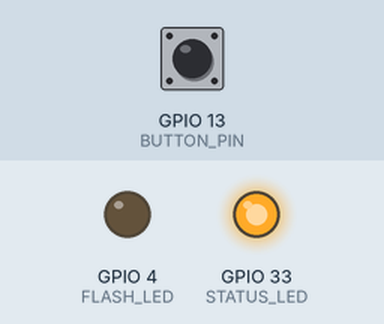
This sketch was run on a simulated ESP32. On the bench: output pins drawn as LEDs (lit = HIGH). Dashed ring = blinking. Inputs (shaded band) come from the test bench; at power-on: GPIO 13 (BUTTON_PIN) HIGH. WiFi joins after 1.5 s; servers stay silent unless stated; uploads are accepted with an empty reply; the camera gives no picture; what the sketch prints to the serial monitor is not drawn.

Above: at 3.1 s.
3.2 s: GPIO 13 (BUTTON_PIN) pulled LOW for 1 s
At 3.41 s:
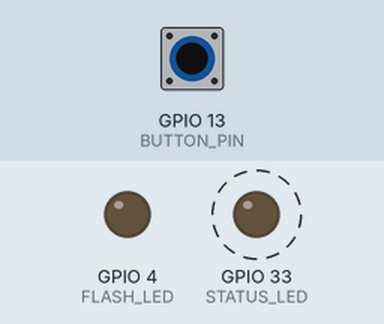
5.9 s: GPIO 13 (BUTTON_PIN) pulled LOW for 3.2 s
At 6.51 s:
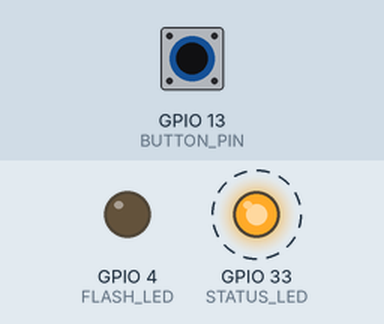
Timing chart, 0 to 10.2 s (numbered marks = the images above; inputs shaded):
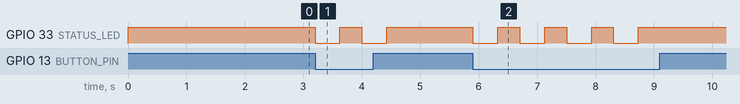

The sketch:

basira.ino
```cpp
/*
  بصيرة | Basira — نسخة الجوال (بدون لابتوب)
  ------------------------------------------------
  اللوحة: AI Thinker ESP32-CAM
  الفكرة:
   1) يضغط الكفيف الزر (GPIO13) فتلتقط الكاميرا صورة.
   2) ترسل الكاميرا الصورة بنفسها إلى Gemini عبر إنترنت نقطة اتصال الجوال.
   3) يعود الوصف العربي، فتنطقه صفحة بصيرة المفتوحة في متصفح الجوال
      عبر سماعة البلوتوث المقترنة بالجوال.

  قبل الرفع: انسخ config.example.h إلى config.h وضع فيه بياناتك.
  إعدادات Arduino IDE:
   Board: "AI Thinker ESP32-CAM" · PSRAM: Enabled · Partition: Huge APP (3MB No OTA)
*/

#include "esp_camera.h"
#include <WiFi.h>
#include <WiFiClientSecure.h>
#include <WebServer.h>
#include <ESPmDNS.h>
#include "mbedtls/base64.h"
#include "soc/soc.h"
#include "soc/rtc_cntl_reg.h"
#include "config.h"
#include "page.h"

// ---------- أطراف لوحة AI Thinker ----------
#define PWDN_GPIO_NUM 32
#define RESET_GPIO_NUM -1
#define XCLK_GPIO_NUM 0
#define SIOD_GPIO_NUM 26
#define SIOC_GPIO_NUM 27
#define Y9_GPIO_NUM 35
#define Y8_GPIO_NUM 34
#define Y7_GPIO_NUM 39
#define Y6_GPIO_NUM 36
#define Y5_GPIO_NUM 21
#define Y4_GPIO_NUM 19
#define Y3_GPIO_NUM 18
#define Y2_GPIO_NUM 5
#define VSYNC_GPIO_NUM 25
#define HREF_GPIO_NUM 23
#define PCLK_GPIO_NUM 22

#define BUTTON_PIN 13   // الزر بين GPIO13 و GND
#define FLASH_LED 4     // فلاش الكاميرا (نبقيه مطفأ)
#define STATUS_LED 33   // المصباح الأحمر الصغير على اللوحة (يعمل عند LOW)

// التعليمات التي تُرسل إلى Gemini مع كل صورة
const char* PROMPT =
  "أنت مساعد لشخص كفيف يرتدي نظارة بها كاميرا. صف ما أمامه بالعربية البسيطة القريبة من اللهجة السعودية "
  "في جملتين قصيرتين فقط. ابدأ بأهم شيء أمامه، واذكر أي عائق أو خطر واتجاهه (يمين، يسار، أمامك) ومسافته التقريبية. "
  "إن وُجد نص واضح فاقرأه. لا تستخدم رموزًا أو تنسيقًا.";

WebServer server(80);
SemaphoreHandle_t lock;
volatile bool busy = false;
uint32_t lastId = 0;
String lastText = "بصيرة جاهزة";
unsigned long lastPress = 0;

// ---------- أدوات صغيرة ----------
void appendUtf8(String& o, uint32_t cp) {
  if (cp < 0x80) o += (char)cp;
  else if (cp < 0x800) { o += (char)(0xC0 | (cp >> 6)); o += (char)(0x80 | (cp & 0x3F)); }
  else { o += (char)(0xE0 | (cp >> 12)); o += (char)(0x80 | ((cp >> 6) & 0x3F)); o += (char)(0x80 | (cp & 0x3F)); }
}

// يستخرج أول قيمة "key" نصية من رد JSON (يكفي لرد Gemini)
String jsonString(const String& r, const char* key, int from) {
  int p = r.indexOf(String("\"") + key + "\"", from);
  if (p < 0) return "";
  p = r.indexOf(':', p);
  p = r.indexOf('"', p) + 1;
  String o;
  for (int i = p; i < (int)r.length(); i++) {
    char c = r[i];
    if (c == '\\' && i + 1 < (int)r.length()) {
      char n = r[++i];
      if (n == 'n' || n == 'r' || n == 't') o += ' ';
      else if (n == 'u' && i + 4 < (int)r.length()) { appendUtf8(o, strtoul(r.substring(i + 1, i + 5).c_str(), nullptr, 16)); i += 4; }
      else o += n;
    } else if (c == '"') break;
    else o += c;
  }
  o.trim();
  return o;
}

String jsonEscape(const String& s) {
  String o;
  for (unsigned i = 0; i < s.length(); i++) {
    char c = s[i];
    if (c == '"' || c == '\\') { o += '\\'; o += c; }
    else if (c == '\n' || c == '\r') o += ' ';
    else o += c;
  }
  return o;
}

// ---------- إرسال الصورة إلى Gemini ----------
String askGemini(camera_fb_t* fb) {
  String head = String("{\"contents\":[{\"parts\":[{\"text\":\"") + PROMPT +
                "\"},{\"inline_data\":{\"mime_type\":\"image/jpeg\",\"data\":\"";
  const char* tail = "\"}}]}]}";
  size_t b64len = 4 * ((fb->len + 2) / 3);
  size_t total = head.length() + b64len + strlen(tail);

  WiFiClientSecure c;
  c.setInsecure();          // نسخة تجريبية: يُستحسن لاحقًا إضافة شهادة Google الجذرية
  c.setTimeout(25000);
  if (!c.connect("generativelanguage.googleapis.com", 443)) {
    Serial.println("فشل الاتصال بخادم Gemini");
    return "";
  }

  c.print(String("POST /v1beta/models/") + GEMINI_MODEL + ":generateContent HTTP/1.0\r\n" +
          "Host: generativelanguage.googleapis.com\r\n" +
          "x-goog-api-key: " + GEMINI_KEY + "\r\n" +
          "Content-Type: application/json\r\n" +
          "Content-Length: " + String(total) + "\r\n" +
          "Connection: close\r\n\r\n");
  c.print(head);

  // ترميز الصورة Base64 على دفعات صغيرة لتوفير الذاكرة
  const size_t IN = 3 * 256;
  unsigned char out[4 * 256 + 8];
  for (size_t i = 0; i < fb->len; i += IN) {
    size_t n = min(IN, fb->len - i), olen = 0;
    mbedtls_base64_encode(out, sizeof(out), &olen, fb->buf + i, n);
    c.write(out, olen);
  }
  c.print(tail);

  String resp;
  uint8_t buf[512];
  unsigned long t = millis();
  while ((c.connected() || c.available()) && millis() - t < 30000) {
    int n = c.read(buf, sizeof(buf));
    if (n > 0) { resp.concat((const char*)buf, n); t = millis(); }
    else delay(5);
  }
  c.stop();

  int body = resp.indexOf("\r\n\r\n");
  if (resp.indexOf(" 200 ") < 0 || body < 0) {
    Serial.println("رد غير متوقع من Gemini:");
    Serial.println(resp.substring(0, 600));
    String msg = jsonString(resp, "message", body < 0 ? 0 : body);
    return msg.length() ? "خطأ من الخدمة" : "";
  }
  return jsonString(resp, "text", body);
}

// ---------- مهمة الوصف (تعمل في الخلفية حتى تبقى صفحة الجوال متجاوبة) ----------
void describeTask(void*) {
  camera_fb_t* fb = esp_camera_fb_get();   // نتخلص من الإطار القديم
  if (fb) esp_camera_fb_return(fb);
  fb = esp_camera_fb_get();

  String txt;
  if (!fb) txt = "الكاميرا لا تستجيب، أعد تشغيل النظارة";
  else {
    Serial.printf("صورة بحجم %u بايت، جارٍ الإرسال...\n", fb->len);
    txt = askGemini(fb);
    esp_camera_fb_return(fb);
    if (txt.length() == 0) txt = "تعذر الوصف، تأكد من إنترنت الجوال وحاول مرة أخرى";
  }
  Serial.println("الوصف: " + txt);

  xSemaphoreTake(lock, portMAX_DELAY);
  lastText = txt;
  lastId++;
  xSemaphoreGive(lock);

  busy = false;
  digitalWrite(STATUS_LED, HIGH);
  vTaskDelete(NULL);
}

void startDescribe() {
  if (busy) return;
  busy = true;
  digitalWrite(STATUS_LED, LOW);
  xTaskCreate(describeTask, "describe", 16384, NULL, 1, NULL);
}

// ---------- صفحات الويب للجوال ----------
void handleLast() {
  xSemaphoreTake(lock, portMAX_DELAY);
  String j = String("{\"id\":") + lastId + ",\"busy\":" + (busy ? "true" : "false") +
             ",\"text\":\"" + jsonEscape(lastText) + "\"}";
  xSemaphoreGive(lock);
  server.sendHeader("Cache-Control", "no-store");
  server.send(200, "application/json; charset=utf-8", j);
}

void handlePhoto() {   // لمعاينة ما تراه الكاميرا أثناء التركيب
  if (busy) { server.send(503, "text/plain", "busy"); return; }
  camera_fb_t* fb = esp_camera_fb_get();
  if (!fb) { server.send(500, "text/plain", "camera error"); return; }
  server.sendHeader("Cache-Control", "no-store");
  server.send_P(200, "image/jpeg", (const char*)fb->buf, fb->len);
  esp_camera_fb_return(fb);
}

bool initCamera() {
  camera_config_t c = {};
  c.ledc_channel = LEDC_CHANNEL_0; c.ledc_timer = LEDC_TIMER_0;
  c.pin_d0 = Y2_GPIO_NUM; c.pin_d1 = Y3_GPIO_NUM; c.pin_d2 = Y4_GPIO_NUM; c.pin_d3 = Y5_GPIO_NUM;
  c.pin_d4 = Y6_GPIO_NUM; c.pin_d5 = Y7_GPIO_NUM; c.pin_d6 = Y8_GPIO_NUM; c.pin_d7 = Y9_GPIO_NUM;
  c.pin_xclk = XCLK_GPIO_NUM; c.pin_pclk = PCLK_GPIO_NUM; c.pin_vsync = VSYNC_GPIO_NUM; c.pin_href = HREF_GPIO_NUM;
  c.pin_sccb_sda = SIOD_GPIO_NUM; c.pin_sccb_scl = SIOC_GPIO_NUM;
  c.pin_pwdn = PWDN_GPIO_NUM; c.pin_reset = RESET_GPIO_NUM;
  c.xclk_freq_hz = 20000000;
  c.pixel_format = PIXFORMAT_JPEG;
  c.frame_size = FRAMESIZE_VGA;      // 640×480 يكفي للوصف ويبقي الإرسال سريعًا
  c.jpeg_quality = 12;
  c.fb_count = 1;
  c.fb_location = CAMERA_FB_IN_PSRAM;
  c.grab_mode = CAMERA_GRAB_LATEST;
  return esp_camera_init(&c) == ESP_OK;
}

void setup() {
  WRITE_PERI_REG(RTC_CNTL_BROWN_OUT_REG, 0);   // يمنع إعادة التشغيل عند هبوط الجهد لحظة الإرسال
  Serial.begin(115200);
  pinMode(BUTTON_PIN, INPUT_PULLUP);
  pinMode(FLASH_LED, OUTPUT); digitalWrite(FLASH_LED, LOW);
  pinMode(STATUS_LED, OUTPUT); digitalWrite(STATUS_LED, HIGH);
  lock = xSemaphoreCreateMutex();

  if (!initCamera()) { Serial.println("فشل تشغيل الكاميرا"); delay(3000); ESP.restart(); }

  WiFi.mode(WIFI_STA);
  WiFi.setSleep(false);
  WiFi.setAutoReconnect(true);
  WiFi.begin(WIFI_SSID, WIFI_PASS);
  Serial.print("الاتصال بنقطة الجوال");
  while (WiFi.status() != WL_CONNECTED) { delay(400); Serial.print("."); }
  Serial.println();
  Serial.print("افتح في متصفح الجوال: http://"); Serial.println(WiFi.localIP());
  if (MDNS.begin("basira")) Serial.println("أو جرّب: http://basira.local");

  server.on("/", []() { server.send_P(200, "text/html; charset=utf-8", PAGE); });
  server.on("/last", handleLast);
  server.on("/snap", []() { startDescribe(); server.send(200, "text/plain", "ok"); });
  server.on("/photo", handlePhoto);
  server.begin();
}

void loop() {
  server.handleClient();
  if (digitalRead(BUTTON_PIN) == LOW && millis() - lastPress > 800) {
    lastPress = millis();
    startDescribe();
  }
  delay(2);
}
```

page.h
```cpp
// صفحة بصيرة التي تفتح في متصفح الجوال وتنطق الوصف
#pragma once
const char PAGE[] PROGMEM = R"HTML(<!doctype html>
<html lang="ar" dir="rtl"><head><meta charset="utf-8">
<meta name="viewport" content="width=device-width,initial-scale=1">
<title>بصيرة</title>
<style>
:root{--bg:#0d1220;--panel:#151c2e;--line:#26304a;--text:#e9ecf4;--muted:#9aa4bd;--y:#f2c200;--v:#47d1b8;color-scheme:dark}
*{box-sizing:border-box}body{margin:0;background:var(--bg);color:var(--text);font-family:Tahoma,"Segoe UI",sans-serif;
padding:20px 16px;display:grid;gap:14px;max-width:520px;margin-inline:auto}
h1{margin:0;font-size:28px;display:flex;align-items:center;gap:10px}
h1 i{width:28px;height:28px;border-radius:50%;background:var(--y);display:inline-block;box-shadow:inset 0 0 0 9px var(--y),inset 0 0 0 14px var(--bg)}
#st{color:var(--muted);font-size:15px}
#tx{background:var(--panel);border:1px solid var(--line);border-radius:14px;padding:20px;font-size:24px;line-height:1.7;min-height:140px}
button{font:inherit;font-size:22px;font-weight:700;border:0;border-radius:14px;padding:22px;width:100%;cursor:pointer}
#go{background:var(--y);color:#111}#snap{background:var(--v);color:#062a23}#again,#cam{background:var(--panel);color:var(--text);border:1px solid var(--line);font-size:18px;padding:16px}
.row{display:grid;grid-template-columns:1fr 1fr;gap:10px}img{width:100%;border-radius:12px;display:none}
small{color:var(--muted);line-height:1.6}
</style></head><body>
<h1><i></i>بصيرة</h1>
<div id="st" role="status">جارٍ الاتصال بالنظارة…</div>
<button id="go">ابدأ — تفعيل الصوت</button>
<div id="tx" aria-live="polite">بصيرة جاهزة</div>
<button id="snap">صوّر الآن</button>
<div class="row"><button id="again">أعد الوصف</button><button id="cam">ماذا ترى الكاميرا؟</button></div>
<img id="pv" alt="صورة الكاميرا الحالية">
<small>اترك هذه الصفحة مفتوحة والشاشة تعمل، واقرن سماعة البلوتوث بالجوال. اضغط زر النظارة لسماع الوصف.</small>
<script>
var started=false,last=-1,wasBusy=false,voice=null,txt='بصيرة جاهزة';
var $=function(i){return document.getElementById(i)};
function pick(){var v=speechSynthesis.getVoices();voice=v.find(function(x){return x.lang==='ar-SA'})||v.find(function(x){return x.lang&&x.lang.indexOf('ar')===0})||null}
if('speechSynthesis' in window){speechSynthesis.onvoiceschanged=pick;pick()}
function say(t){if(!started||!('speechSynthesis' in window))return;speechSynthesis.cancel();
 var u=new SpeechSynthesisUtterance(t);u.lang='ar-SA';if(voice)u.voice=voice;u.rate=1;speechSynthesis.speak(u)}
$('go').onclick=function(){started=true;$('go').textContent='الصوت مفعّل ✓';$('go').style.opacity=.6;say('بصيرة جاهزة. اضغط زر النظارة')};
$('snap').onclick=function(){fetch('/snap')};
$('again').onclick=function(){say(txt)};
$('cam').onclick=function(){var p=$('pv');p.src='/photo?'+Date.now();p.style.display='block'};
function poll(){fetch('/last',{cache:'no-store'}).then(function(r){return r.json()}).then(function(j){
 $('st').textContent=j.busy?'جارٍ وصف المشهد…':'متصلة بالنظارة';
 if(j.busy&&!wasBusy)say('لحظة');wasBusy=j.busy;
 if(last<0){last=j.id}else if(j.id!==last){last=j.id;txt=j.text;$('tx').textContent=txt;say(txt)}
}).catch(function(){$('st').textContent='انقطع الاتصال بالنظارة، تأكد أن نقطة الاتصال تعمل'}).then(function(){setTimeout(poll,700)})}
poll();
</script></body></html>)HTML";
```

config.example.h
```cpp
// انسخ هذا الملف باسم config.h وضع بياناتك فيه.
// ملف config.h لا يُرفع إلى GitHub حتى لا ينكشف مفتاح Gemini أو كلمة مرور الشبكة.
#pragma once

#define WIFI_SSID    "اسم_نقطة_اتصال_الجوال"
#define WIFI_PASS    "كلمة_مرور_نقطة_الاتصال"
#define GEMINI_KEY   "ضع_مفتاح_Gemini_هنا"          // من aistudio.google.com
#define GEMINI_MODEL "gemini-flash-latest"           // يمكن تغييره لأي نموذج Flash متاح في حسابك
```

Measured:
- after the input at 3.2 s, GPIO 33 (STATUS_LED): alternates HIGH for 0.37 s and LOW for 0.43 s, 4 changes in all, then stays HIGH, starting at once
- after the input at 5.9 s, GPIO 33 (STATUS_LED): alternates HIGH for 0.38 s and LOW for 0.43 s, 8 changes in all, then stays HIGH, starting at once
